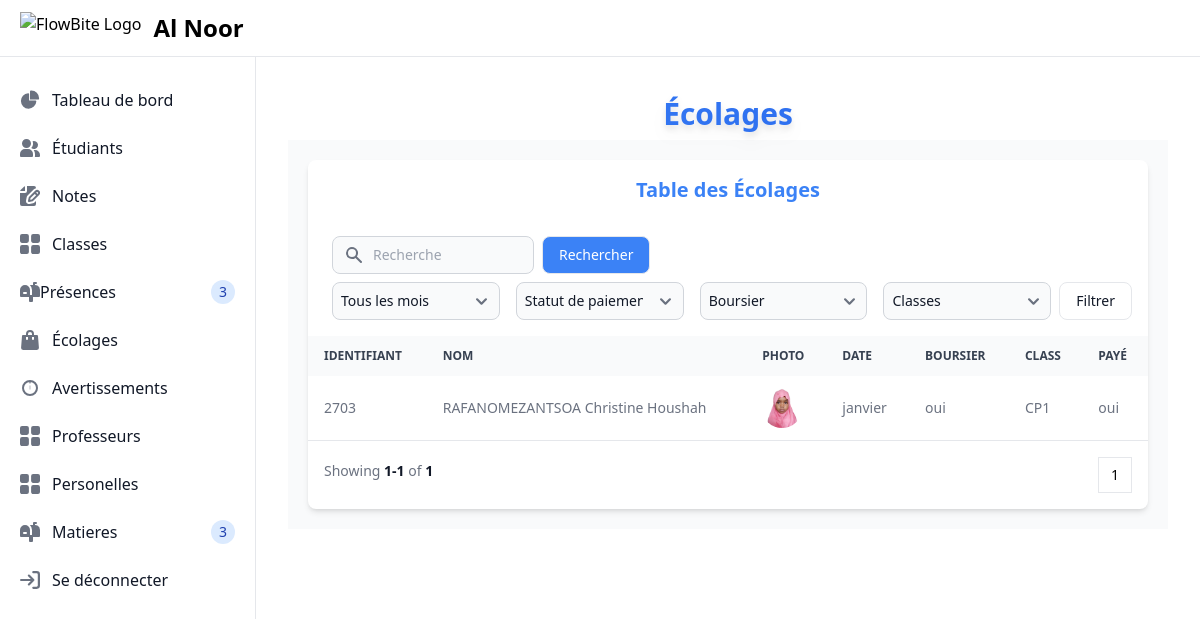
/ecolages/ (signed in), run on the app's committed database.
### main/models.py (models this page shows, shortened)
class Ecolage(models.Model):
    identifiant = models.ForeignKey(Etudiant, on_delete=models.CASCADE)
    date = models.CharField(max_length=10, choices=MONTH_CHOICES, verbose_name="Mois")
    payé = models.CharField(max_length=3, choices=PAYE_CHOICES, verbose_name="Payé")

class Etudiant(models.Model):
    identifiant = models.CharField(max_length=20, unique=True)
    nom = models.CharField(max_length=100,null=True,blank=True,verbose_name="Nom de l'Etudiants")
    photo = models.ImageField(upload_to='etudiants_photos/', default='default.png',blank=True, null=True,verbose_name="Photo de l'Etudiants")
    date_de_naissance = models.DateField(verbose_name="Date de Naissance")
    nom_pere = models.CharField(max_length=100,null=True,blank=True,verbose_name="Nom du Père")
    nom_mere = models.CharField(max_length=100,null=True,blank=True,verbose_name="Nom de la Mère")
    genre=models.CharField(max_length=10,choices=Genre_CHOICES,blank=True,null=True)
    parent_contact = models.CharField(max_length=100,null=True,blank=True,verbose_name="Contact des parents")
    address = models.TextField()
    boursier = models.CharField(max_length=3, choices=BOURSIER_CHOICES,default='non', verbose_name="Boursier")
    date_entree = models.DateField(null=True,blank=True,verbose_name="Date d'Entrée")
    idclass=models.ForeignKey(ClassModel, on_delete=models.SET_NULL,verbose_name="Classe Etudiants",null=True)
    idboursier=models.ForeignKey(Boursier, on_delete=models.SET_NULL,verbose_name="Boursier Etudiants",null=True)
    def __str__(self):
        return self.identifiant

class ClassModel(models.Model):
    nom = models.CharField(max_length=100, choices=CLASS_CHOICES, verbose_name="Nom de la classe")
    class Meta:
        verbose_name = "Classe"  # Singular form
        verbose_name_plural = "Classes"  # Plural form

### main/views.py (the view)
# urls.py: path('ecolages/',views.ecolages,name="ecolages"),
@login_required(login_url='/login/')
def ecolages(request):
    ecolages = Ecolage.objects.all()
    search_query = request.GET.get('q')
    if search_query:
        ecolages = ecolages.filter(identifiant__nom__icontains=search_query)
    selected_date = request.GET.get('date')
    if selected_date:
        ecolages = ecolages.filter(date=selected_date)
    selected_payé = request.GET.get('payé')
    if selected_payé:
        ecolages = ecolages.filter(payé=selected_payé)
    selected_boursier = request.GET.get('boursier')
    if selected_boursier:
        ecolages = ecolages.filter(identifiant__boursier=selected_boursier)
    selected_class = request.GET.get('class')
    if selected_class:
        ecolages = ecolages.filter(identifiant__idclass__nom=selected_class)
    paginator = Paginator(ecolages, 10)  # Show 10 ecolages per page
    page_number = request.GET.get('page')
    page_obj = paginator.get_page(page_number)
    return render(request,'main/ecolages.html',{'ecolages':page_obj,
                                                'MONTH_CHOICES':MONTH_CHOICES,
                                                'selected_date':selected_date,
                                                'selected_payé':selected_payé,
                                                'selected_boursier':selected_boursier,
                                                'selected_class':selected_class,
                                                'CLASS_CHOICES':CLASS_CHOICES
                                                })

### main/templates/main/ecolages.html
{% extends "main/layout.html" %}
{% block layout %}
{% include "main/components/heading.html" with name="Écolages" %}
{% include "main/tables/ecolages.html"  %}
{% endblock layout %}

### main/templates/main/tables/ecolages.html (shortened to what this page needs)
<section class="bg-gray-50 dark:bg-gray-900 sm:p-5">
    <div class="w-100">
        <div class="bg-white dark:bg-gray-800 relative shadow-md sm:rounded-lg overflow-hidden">
            <h1 class="text-center font-bold text-blue-500 text-xl p-4">Table des Écolages</h1>
            <div class="flex flex-col md:flex-row items-center justify-between space-y-3 md:space-y-0 md:space-x-4 p-4">
                <div class="w-full">
                    <form method="get" class="w-full flex space-between">
                        <div class="relative w-full md:w-1/4 mx-2">
                            <div class="absolute inset-y-0 left-0 flex items-center pl-3 pointer-events-none">
                            </div>
                            <input type="text" name="q" id="simple-search" class="bg-gray-50 border border-gray-300 text-gray-900 text-sm rounded-lg focus:ring-primary-500 focus:border-primary-500 block w-full pl-10 p-2 dark:bg-gray-700 dark:border-gray-600 dark:placeholder-gray-400 dark:text-white dark:focus:ring-primary-500 dark:focus:border-primary-500" placeholder="Recherche">
                        </div>
                        <button class="w-full md:w-auto flex items-center justify-center py-2 px-4 text-sm font-medium text-gray-900 focus:outline-none bg-blue-500 text-white rounded-lg border border-gray-200 hover:bg-blue-100 hover:text-blue-700 focus:z-10 focus:ring-4 focus:ring-gray-200 dark:focus:ring-gray-700 dark:bg-gray-800 dark:text-gray-400 dark:border-gray-600 dark:hover:text-white dark:hover:bg-gray-700" type="submit">
                            Rechercher
                        </button>
                    </form>
                    <form method="get" class="flex items-center justify-center space-between">
                        <select name="date" id="date-filter" class="mt-2 mx-2 bg-gray-50 border border-gray-300 text-gray-900 text-sm rounded-lg focus:ring-primary-500 focus:border-primary-500 block w-full p-2 dark:bg-gray-700 dark:border-gray-600 dark:text-white dark:focus:ring-primary-500 dark:focus:border-primary-500">
                            <option value="">Tous les mois</option>
                        </select>
                        <select name="payé" id="payé-filter" class="mt-2 mx-2 bg-gray-50 border border-gray-300 text-gray-900 text-sm rounded-lg focus:ring-primary-500 focus:border-primary-500 block w-full p-2 dark:bg-gray-700 dark:border-gray-600 dark:text-white dark:focus:ring-primary-500 dark:focus:border-primary-500">
                            <option value="">Statut de paiement</option>
                        </select>
                            <select name="boursier" id="boursier" class="mt-2 mx-2 bg-gray-50 border border-gray-300 text-gray-900 text-sm rounded-lg focus:ring-primary-500 focus:border-primary-500 block w-full p-2 dark:bg-gray-700 dark:border-gray-600 dark:text-white dark:focus:ring-primary-500 dark:focus:border-primary-500">
                                <option value="">Boursier</option>
                            </select>
                            <select name="class" id="class" class="mt-2 mx-2 bg-gray-50 border border-gray-300 text-gray-900 text-sm rounded-lg focus:ring-primary-500 focus:border-primary-500 block w-full p-2 dark:bg-gray-700 dark:border-gray-600 dark:text-white dark:focus:ring-primary-500 dark:focus:border-primary-500">
                                <option value="">Classes</option>
                            </select>
                        <button type="submit" class="mt-2 w-full md:w-auto flex items-center justify-center py-2 px-4 text-sm font-medium text-gray-900 focus:outline-none bg-white rounded-lg border border-gray-200 hover:bg-gray-100 hover:text-primary-700 focus:z-10 focus:ring-4 focus:ring-gray-200 dark:focus:ring-gray-700 dark:bg-gray-800 dark:text-gray-400 dark:border-gray-600 dark:hover:text-white dark:hover:bg-gray-700">
                            Filtrer
                        </button>
                    </form>
                </div>
            </div>
            <div class="overflow-x-auto">
                <table class="w-full text-sm text-left text-gray-500 dark:text-gray-400">
                    <thead class="text-xs text-gray-700 uppercase bg-gray-50 dark:bg-gray-700 dark:text-gray-400">
                        <tr>
                            <th scope="col" class="px-4 py-3">Identifiant</th>
                            <th scope="col" class="px-4 py-3">Nom</th>
                            <th scope="col" class="px-4 py-3">Photo</th>
                            <th scope="col" class="px-4 py-3">Date</th>
                            <th scope="col" class="px-4 py-3">Boursier</th>
                            <th scope="col" class="px-4 py-3">Class</th>
                            <th scope="col" class="px-4 py-3">Payé</th>
                        </tr>
                    </thead>
                    <tbody>
                        {% for ecolage in ecolages %}
                        <tr class="border-b dark:border-gray-700">
                            <td class="px-4 py-3">{{ ecolage.identifiant }}</td>
                            <td class="px-4 py-3">{{ ecolage.identifiant.nom }}</td>
                            <td class="px-4 py-3">
                                <img src="{{ ecolage.identifiant.photo.url }}" alt="{{ ecolage.identifiant.nom }}" class="h-10 w-10 rounded-full">
                            </td>
                            <td class="px-4 py-3">{{ ecolage.date }}</td>
                            <td class="px-4 py-3">{{ ecolage.identifiant.boursier }}</td>
                            <td class="px-4 py-3">{{ ecolage.identifiant.idclass.nom }}</td>
                            <td class="px-4 py-3">{{ ecolage.payé }}</td>
                        </tr>
                        {% endfor %}
                    </tbody>
                </table>
            </div>
            {% include "main/components/paginations.html" with obj=ecolages %}
        </div>
    </div>
</section>

### data on the page
Ecolage: identifiant "2703", identifiant.nom "RAFANOMEZANTSOA Christine Houshah", identifiant.photo (picture), date "janvier", identifiant.boursier "oui", identifiant.idclass.nom "CP1", payé "oui"

### other printed values
{{ obj.start_index }} "1"
{{ obj.end_index }} "1"
{{ obj.paginator.count }} "1"
{{ num }} "1"
